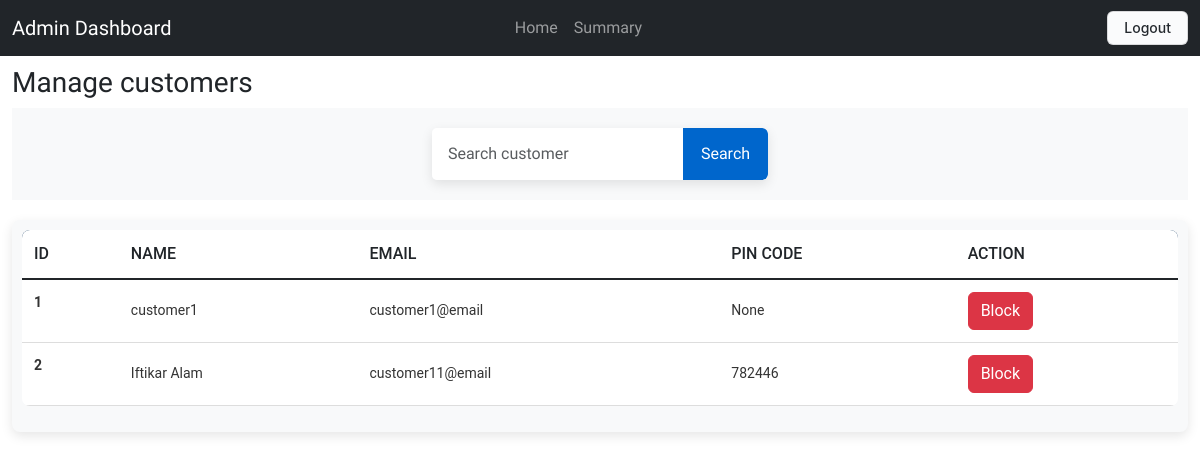
The page /all_customers (signed in) on the database as committed earlier.
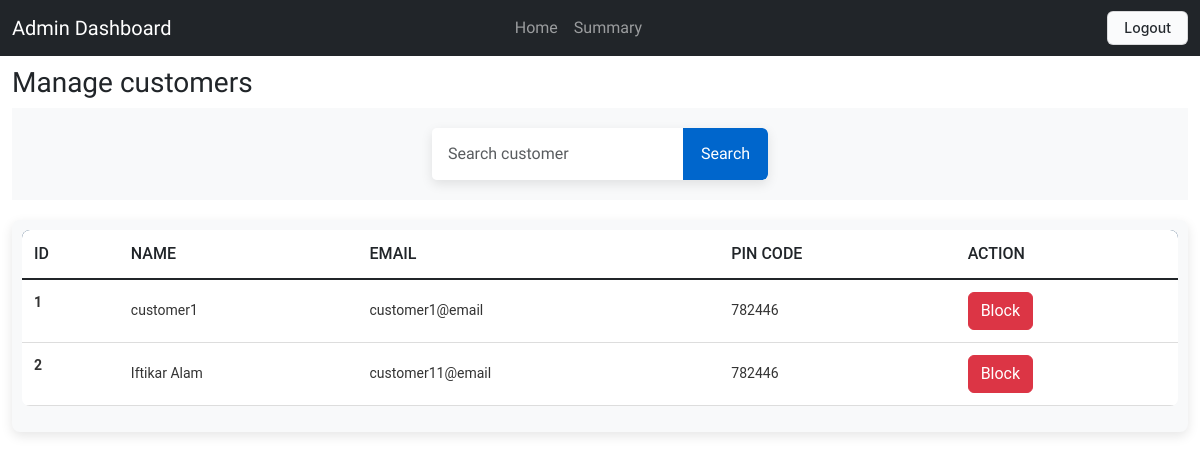
The same page on the database as committed later.
### application/models.py (models this page shows)
class Customer(db.Model):
    id=db.Column(db.Integer, primary_key=True)
    user_id = db.Column(db.Integer, db.ForeignKey('user.id'), nullable = False)
    user = db.relationship('User', back_populates='customer')
    fullname= db.Column(db.String(80))
    address= db.Column(db.String(200))
    pincode=db.Column(db.Integer)

class User(db.Model, UserMixin):
    id=db.Column(db.Integer, primary_key=True)
    email= db.Column(db.String(), nullable=False )
    password= db.Column(db.String(), nullable=False)
    is_blocked= db.Column(db.Boolean, default=False)
    professional = db.relationship('Professional',uselist=False, back_populates='user')
    customer = db.relationship('Customer',uselist=False, back_populates='user')
    fs_uniquifier = db.Column(db.String, unique = True, nullable = False)
    active = db.Column(db.Boolean, default = True)
    roles = db.Relationship('Role', backref = 'bearers', secondary='user_roles')

### application/controllers.py (the view)
@app.route('/all_customers')
@login_required
def all_customers():
    search_results = Customer.query.all()
    return render_template('all_customers.html', customers=search_results)

### templates/all_customers.html (shortened to what this page needs)
<!DOCTYPE html>
<html lang="en">
<head>
    <link href="https://cdn.jsdelivr.net/npm/bootstrap@5.3.0-alpha1/dist/css/bootstrap.min.css" rel="stylesheet">
    <link rel="stylesheet" href="/static/common.css">
</head>
<body>
    <nav class="navbar navbar-expand-lg navbar-dark bg-dark">
        <div class="container-fluid">
            <a class="navbar-brand" href="#">Admin Dashboard</a>
          <div class="collapse navbar-collapse" id="navbarNav" >
              <ul class="navbar-nav ms-auto" style="display: flex; justify-content: center; width: 100%; padding-right: 15%;" >
                  <li class="nav-item"><a class="nav-link" href="/admin">Home</a></li>
                  <li class="nav-item"><a class="nav-link" href="/summary">Summary</a></li>
              </ul>
          </div>
          <div class="nav-link" style="display: flex;">
              <a href="/logout"> <button class="button-4">Logout</button></a>
          </div>
        </div>
    </nav>
    <div class="container-fluid">
          <h3 style="padding-top: 10px;">Manage customers</h3>
                <div class="search-container">
                  <form action="/search_customer">
                      <div class="input-group">
                          <input
                              name="result"
                              type="text"
                              class="form-control"
                              placeholder="Search customer"
                              aria-label="Search for customers"
                              aria-describedby="button-addon2"
                          />
                          <button
                              class="btn"
                              type="submit"
                              id="button-addon2">
                              Search
                          </button>
                      </div>
                  </form>
              </div>
                <div class="tableMain" >
                    <table class="table">
                        <thead>
                          <tr>
                            <th scope="col">ID</th>
                            <th scope="col">Name</th>
                            <th scope="col">Email</th>
                            <th scope="col">Pin Code</th>
                            <th scope="col">Action</th>
                          </tr>
                        </thead>
                        <tbody class="table-group-divider">
                        {% for cus in customers %}
                          <tr>
                            <th scope="row">{{loop.index}}</th>
                            <td>{{cus.fullname}}</td>
                            <td>{{cus.user.email}}</td>
                            <td> {{cus.pincode}}</td>
                            <td>
                              {% if not cus.user.active %}
                              <a href="user_action/{{cus.user_id}}">
                                <button>Review</button>
                              </a>
                              {% elif not cus.user.is_blocked %}
                              <a href="user_action/{{cus.user_id}}">
                                <button class="btn btn-danger">Block</button>
                              </a>
                              {% else %}
                              <a href="user_action/{{cus.user_id}}">
                                <button class="button-30">Unblock</button>
                              </a>
                              {% endif %}
                            </td>
                          </tr>
                        {% endfor %}
                        </tbody>
                      </table>
                 </div>
            </div>
</body>
</html>

Rows that differ between the two databases and show on the page:
changed Customer "customer1": pincode "None" → "782446"
